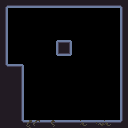

Tiled map render using the project's own tile images. Description and the whole map definition, tile-layer contents included, below:
An orthogonal 16x16 tile map with 8x8 px tiles, 3 tile layers (Ground, Windows, Branches), 4 tilesets and 1 object.

<map version="1.10" tiledversion="1.10.2" orientation="orthogonal" renderorder="right-down" width="16" height="16" tilewidth="8" tileheight="8" infinite="0" nextlayerid="7" nextobjectid="3">
 <tileset firstgid="1" source="../Tilesets/Rocks.tsx" />
 <tileset firstgid="37" source="../Tilesets/Branches.tsx" />
 <tileset firstgid="67" source="../Tilesets/Windows.tsx" />
 <tileset firstgid="76" source="../Tilesets/Mechanics.tsx" />
 <layer id="1" name="Ground" width="16" height="16">
  <data encoding="csv">
30,14,14,14,14,14,14,14,14,14,14,14,14,14,14,29,
9,0,0,0,0,0,0,0,0,0,0,0,0,0,0,7,
9,0,0,0,0,0,0,0,0,0,0,0,0,0,0,7,
9,0,0,0,0,0,0,0,0,0,0,0,0,0,0,7,
9,0,0,0,0,0,0,0,0,0,0,0,0,0,0,7,
9,0,0,0,0,0,0,1,3,0,0,0,0,0,0,7,
9,0,0,0,0,0,0,13,15,0,0,0,0,0,0,7,
9,0,0,0,0,0,0,0,0,0,0,0,0,0,0,7,
24,2,3,0,0,0,0,0,0,0,0,0,0,0,0,7,
8,8,9,0,0,0,0,0,0,0,0,0,0,0,0,7,
8,8,9,0,0,0,0,0,0,0,0,0,0,0,0,7,
8,8,9,0,0,0,0,0,0,0,0,0,0,0,0,7,
8,8,9,0,0,0,0,0,0,0,0,0,0,0,0,7,
8,8,9,0,0,0,0,0,0,0,0,0,0,0,0,7,
8,8,9,0,0,0,0,0,0,0,0,0,0,0,0,7,
8,8,24,2,2,2,2,2,2,2,2,2,2,2,2,23
</data>
 </layer>
 <layer id="5" name="Windows" width="16" height="16">
  <data encoding="csv">
0,0,0,0,0,0,0,0,0,0,0,0,0,0,0,0,
0,0,0,0,0,0,0,0,0,0,0,0,0,0,0,0,
0,0,0,0,0,0,0,0,0,0,0,0,0,0,0,0,
0,0,0,0,0,0,0,0,0,0,0,0,0,0,0,0,
0,0,0,0,0,0,0,0,0,0,0,0,0,0,0,0,
0,0,0,0,0,0,0,0,0,0,0,0,0,0,0,0,
0,0,0,0,0,0,0,0,0,0,0,0,0,0,0,0,
0,0,0,0,0,0,0,0,0,0,0,0,0,0,0,0,
0,0,0,0,0,0,0,0,0,0,0,0,0,0,0,0,
0,0,0,0,0,0,0,0,0,0,0,0,0,0,0,0,
0,0,0,0,0,0,0,0,0,0,0,0,0,0,0,0,
0,0,0,0,0,0,0,0,0,0,0,0,0,0,0,0,
0,0,0,0,0,0,0,0,0,0,0,0,0,0,0,0,
0,0,0,0,0,0,0,0,0,0,0,0,0,0,0,0,
0,0,0,0,0,0,0,0,0,0,0,0,0,0,0,0,
0,0,0,0,0,0,0,0,0,0,0,0,0,0,0,0
</data>
 </layer>
 <objectgroup id="6" name="Mechanics">
  <object id="2" gid="79" x="24" y="120" width="10" height="24" />
 </objectgroup>
 <layer id="2" name="Branches" width="16" height="16">
  <data encoding="csv">
0,0,0,0,0,0,0,0,0,0,0,0,0,0,0,0,
0,0,0,0,0,0,0,0,0,0,0,0,0,0,0,0,
0,0,0,0,0,0,0,0,0,0,0,0,0,0,0,0,
0,0,0,0,0,0,0,0,0,0,0,0,0,0,0,0,
0,0,0,0,0,0,0,0,0,0,0,0,0,0,0,0,
0,0,0,0,0,0,0,0,0,0,0,0,0,0,0,0,
0,0,0,0,0,0,0,0,0,0,0,0,0,0,0,0,
0,0,0,0,0,0,0,0,0,0,0,0,0,0,0,0,
0,55,0,0,0,0,0,0,0,0,0,0,0,0,0,0,
0,0,0,0,0,0,0,0,0,0,0,0,0,0,0,0,
0,0,0,0,0,0,0,0,0,0,0,0,0,0,0,0,
0,0,0,0,0,0,0,0,0,0,0,0,0,0,0,0,
0,0,0,0,0,0,0,0,0,0,0,0,0,0,0,0,
0,0,0,0,0,0,0,0,0,0,0,0,0,0,0,0,
0,0,0,0,0,0,0,0,0,0,0,0,0,0,0,0,
0,0,0,37,43,55,51,55,55,55,38,55,50,38,55,0
</data>
 </layer>
</map>
